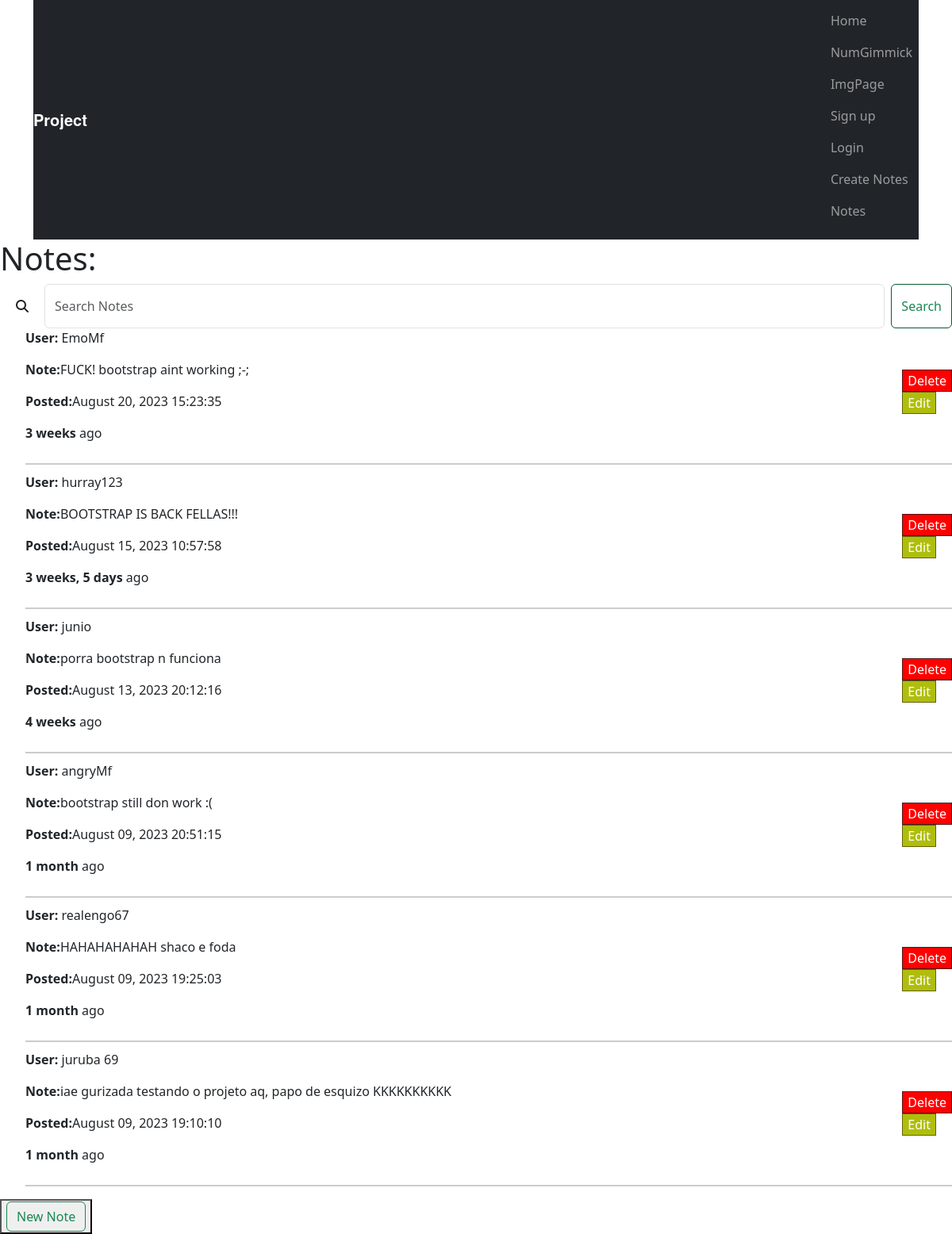
The page /notes on the database as committed earlier.
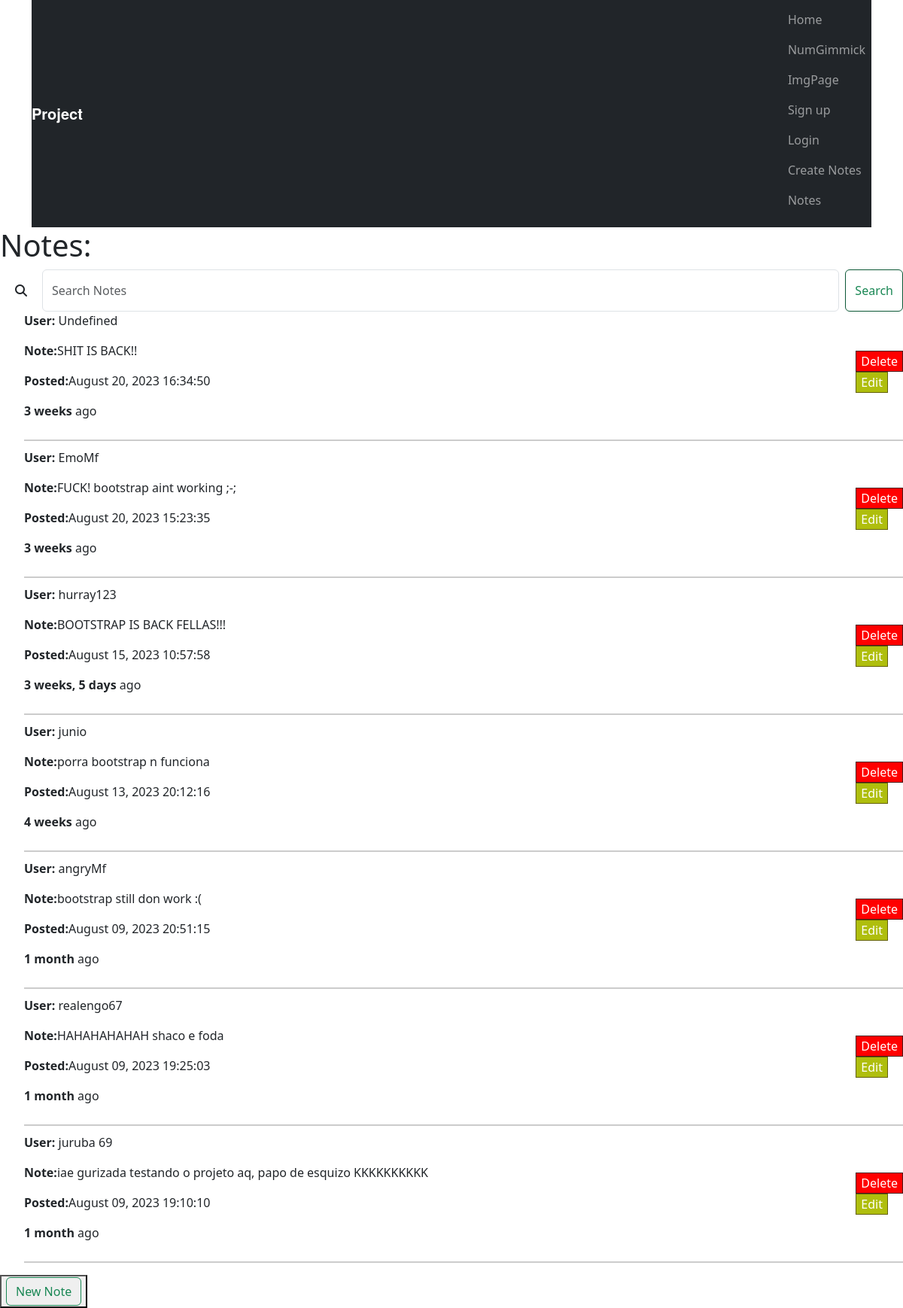
The same page on the database as committed later.
### projects/models.py (models this page shows)
class Note(models.Model):
    author = models.CharField(max_length=20, blank=True)
    description = models.TextField(default='Not set')
    posted_time = models.DateTimeField(default=timezone.now)

### projects/views.py (the view)
# urls.py: path('notes', views.notes_page, name='notes'),
def notes_page(request):
    notes = Note.objects.all().order_by('-posted_time')
    return render(request, 'notes.html', {'notes':notes})

### templates/notes.html (shortened to what this page needs)
{% extends 'base.html' %}
{% block content %}
    <h1>Notes:</h1>
    <div class="SearchBar">
        <form class="d-flex" method="get" action="{% url 'search_bar' %}">
            <i id="SearchBarIcon" class="fa-solid fa-magnifying-glass fa-beat"></i>
            <input class="form-control me-2" type="search" name="search_query" placeholder="Search Notes">
            <button id="Search_button" class="btn btn-outline-success" type="submit">Search</button>
        </form>
    </div>
    <ul>
        {% for note in notes %}
            <li class="note-item">
                <div class="note-content">
                    <p><strong>User:</strong>
                        {% if note.author %}{{ note.author }}
                        {% else %}
                            Undefined
                        {% endif %}
                    </p>
                    <p><strong>Note:</strong>{{note.description}}</p>
                    <p><strong>Posted:</strong>{{note.posted_time|date:"F d, Y H:i:s" }}</p>
                    <p><strong>{{ note.posted_time|timesince }}</strong> ago</p>
                </div>
                <div><form method="POST" action="{% url 'delete_note' note_id=note.id %}">
                    <button type="submit" id="delete_button">Delete</button>
                    </form>
                    <form method="POST" action="{% url 'edit_note' note_id=note.id %}">
                        <button type="submit" id="edit_button">Edit</button>
                        </form>
                </div>
            </li>
        {% endfor %}
    </ul>
    <button ><a class="btn btn-outline-success" id="anchortransition" href="{% url 'create_note' %}">New Note</a></button>
{% endblock %}

### templates/base.html (shortened to what this page needs)
{% load static %}
<!DOCTYPE html>
<html lang="en">
<head>
    <link rel="stylesheet" href="{% get_static_prefix %}css/cascade.css">
    <link rel="stylesheet" href="https://cdn.jsdelivr.net/npm/bootstrap@5.3.0/dist/css/bootstrap.min.css">
</head>
<body>
    <div class="container">
        <nav class="navbar navbar-expand-lg navbar-dark bg-dark py-3">
                <a class="navbar-brand" href="#">Project</a>
                <div class="collapse navbar-collapse" id="navbarCollapse">
                    <ul class="navbar-nav ms-auto">
                        <li class="nav-item">
                            <a class="nav-link" href="{% url 'home' %}">Home</a>
                            <a class="nav-link" href="{% url 'num' number=69 %}">NumGimmick</a>
                            <a class="nav-link" href="{% url 'imgpage' %}">ImgPage</a>
                            <a class="nav-link" href="{% url 'signup' %}">Sign up</a>
                            <a class="nav-link" href="{% url 'login' %}">Login</a>
                            <a class="nav-link" href="{% url 'create_note' %}">Create Notes</a>
                            <a class="nav-link" href="{% url 'notes' %}">Notes</a>
                        </li>
                    </ul>
                </div>
    </div>
    {% block content %}
    {% endblock %}
</body>
</html>

### static/css/cascade.css (style rules this page uses)
body { background-color:lightslategrey; }
#navbarCollapse { margin-top: -10px; position: relative; }
.navbar-brand { font-family: "Helvetica Neue", Arial, sans-serif; font-size: 24px; font-weight: bold; color:rgb(9, 42, 76); }

### templates/notes.html (style rules this page uses)
.note-item { border-bottom: 2px solid #ccc; padding-bottom: 10px; margin-bottom: 10px; display: flex; justify-content: space-between; align-items: center; }
.note-content { flex: 1; }
#delete_button { background-color: red; color: white; transition: background-color 0.3s ease-in-out; border: 1px solid #4a1818; }
#anchortransition { transition: background-color 0.3s ease-in-out; }
#edit_button { background-color: rgb(175, 190, 13); color: white; transition: background-color 0.5s ease-in-out; border: 1px solid rgb(100, 97, 11); }
#Search_button { transition: background-color 0.4s ease-in-out; border: 1px solid rgb(12, 88, 54); }
#SearchBarIcon { padding: 20px; }

Rows that differ between the two databases and show on the page:
added Note: author "Undefined", description "SHIT IS BACK!!", posted_time "August 20, 2023 16:34:50", posted_time "3 weeks"
